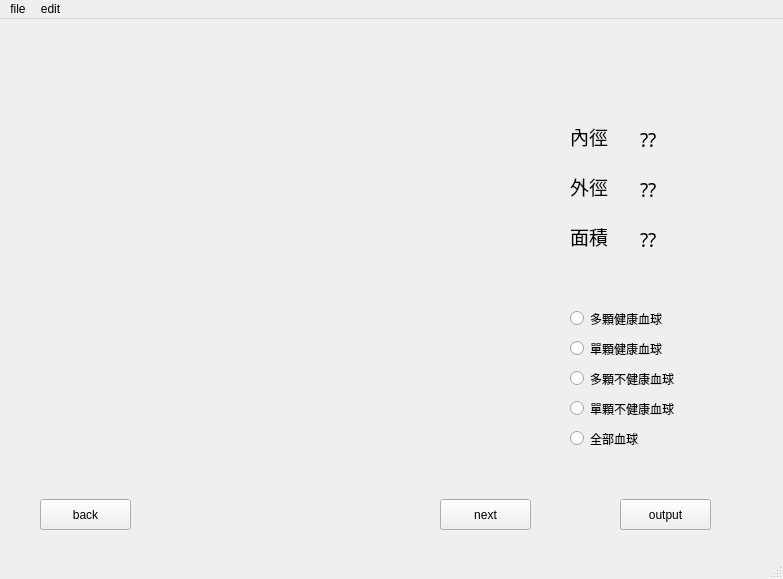
<?xml version="1.0" encoding="UTF-8"?>
<ui version="4.0">
 <class>MainWindow</class>
 <widget class="QMainWindow" name="MainWindow">
  <property name="geometry">
   <rect>
    <x>0</x>
    <y>0</y>
    <width>783</width>
    <height>579</height>
   </rect>
  </property>
  <property name="windowTitle">
   <string>MainWindow</string>
  </property>
  <widget class="QWidget" name="centralwidget">
   <widget class="QPushButton" name="output">
    <property name="geometry">
     <rect>
      <x>620</x>
      <y>480</y>
      <width>91</width>
      <height>31</height>
     </rect>
    </property>
    <property name="text">
     <string>output</string>
    </property>
   </widget>
   <widget class="QPushButton" name="next">
    <property name="geometry">
     <rect>
      <x>440</x>
      <y>480</y>
      <width>91</width>
      <height>31</height>
     </rect>
    </property>
    <property name="styleSheet">
     <string notr="true"/>
    </property>
    <property name="text">
     <string>next</string>
    </property>
   </widget>
   <widget class="QPushButton" name="back">
    <property name="geometry">
     <rect>
      <x>40</x>
      <y>480</y>
      <width>91</width>
      <height>31</height>
     </rect>
    </property>
    <property name="text">
     <string>back</string>
    </property>
   </widget>
   <widget class="QLabel" name="in_rad">
    <property name="geometry">
     <rect>
      <x>570</x>
      <y>97</y>
      <width>51</width>
      <height>41</height>
     </rect>
    </property>
    <property name="font">
     <font>
      <family>Agency FB</family>
      <pointsize>14</pointsize>
     </font>
    </property>
    <property name="text">
     <string>內徑</string>
    </property>
   </widget>
   <widget class="QLabel" name="out_rad">
    <property name="geometry">
     <rect>
      <x>570</x>
      <y>147</y>
      <width>51</width>
      <height>41</height>
     </rect>
    </property>
    <property name="font">
     <font>
      <family>Agency FB</family>
      <pointsize>14</pointsize>
     </font>
    </property>
    <property name="text">
     <string>外徑</string>
    </property>
   </widget>
   <widget class="QLabel" name="area">
    <property name="geometry">
     <rect>
      <x>570</x>
      <y>197</y>
      <width>51</width>
      <height>41</height>
     </rect>
    </property>
    <property name="font">
     <font>
      <family>Agency FB</family>
      <pointsize>14</pointsize>
     </font>
    </property>
    <property name="text">
     <string>面積</string>
    </property>
   </widget>
   <widget class="QLabel" name="out_rad_val">
    <property name="geometry">
     <rect>
      <x>640</x>
      <y>150</y>
      <width>51</width>
      <height>41</height>
     </rect>
    </property>
    <property name="font">
     <font>
      <family>Agency FB</family>
      <pointsize>14</pointsize>
     </font>
    </property>
    <property name="text">
     <string>??</string>
    </property>
   </widget>
   <widget class="QLabel" name="area_val">
    <property name="geometry">
     <rect>
      <x>640</x>
      <y>200</y>
      <width>51</width>
      <height>41</height>
     </rect>
    </property>
    <property name="font">
     <font>
      <family>Agency FB</family>
      <pointsize>14</pointsize>
     </font>
    </property>
    <property name="text">
     <string>??</string>
    </property>
   </widget>
   <widget class="QLabel" name="in_rad_val">
    <property name="geometry">
     <rect>
      <x>640</x>
      <y>100</y>
      <width>51</width>
      <height>41</height>
     </rect>
    </property>
    <property name="font">
     <font>
      <family>Agency FB</family>
      <pointsize>14</pointsize>
     </font>
    </property>
    <property name="text">
     <string>??</string>
    </property>
   </widget>
   <widget class="QRadioButton" name="radioButton">
    <property name="geometry">
     <rect>
      <x>570</x>
      <y>290</y>
      <width>121</width>
      <height>19</height>
     </rect>
    </property>
    <property name="text">
     <string>多顆健康血球</string>
    </property>
   </widget>
   <widget class="QRadioButton" name="radioButton_2">
    <property name="geometry">
     <rect>
      <x>570</x>
      <y>320</y>
      <width>121</width>
      <height>19</height>
     </rect>
    </property>
    <property name="text">
     <string>單顆健康血球</string>
    </property>
   </widget>
   <widget class="QRadioButton" name="radioButton_3">
    <property name="geometry">
     <rect>
      <x>570</x>
      <y>380</y>
      <width>151</width>
      <height>19</height>
     </rect>
    </property>
    <property name="text">
     <string>單顆不健康血球</string>
    </property>
   </widget>
   <widget class="QRadioButton" name="radioButton_4">
    <property name="geometry">
     <rect>
      <x>570</x>
      <y>350</y>
      <width>131</width>
      <height>19</height>
     </rect>
    </property>
    <property name="text">
     <string>多顆不健康血球</string>
    </property>
   </widget>
   <widget class="QRadioButton" name="radioButton_5">
    <property name="geometry">
     <rect>
      <x>570</x>
      <y>410</y>
      <width>98</width>
      <height>19</height>
     </rect>
    </property>
    <property name="text">
     <string>全部血球</string>
    </property>
   </widget>
   <widget class="QLabel" name="photo">
    <property name="geometry">
     <rect>
      <x>40</x>
      <y>80</y>
      <width>491</width>
      <height>361</height>
     </rect>
    </property>
    <property name="text">
     <string/>
    </property>
    <property name="pixmap">
     <pixmap>../../../data/project_image(CS)/Height 091203.bmp</pixmap>
    </property>
   </widget>
  </widget>
  <widget class="QMenuBar" name="menubar">
   <property name="geometry">
    <rect>
     <x>0</x>
     <y>0</y>
     <width>783</width>
     <height>25</height>
    </rect>
   </property>
   <widget class="QMenu" name="menufile">
    <property name="enabled">
     <bool>true</bool>
    </property>
    <property name="geometry">
     <rect>
      <x>2242</x>
      <y>256</y>
      <width>164</width>
      <height>126</height>
     </rect>
    </property>
    <property name="title">
     <string>file</string>
    </property>
    <addaction name="openfile"/>
    <addaction name="save"/>
    <addaction name="save_as"/>
   </widget>
   <widget class="QMenu" name="menuedit">
    <property name="title">
     <string>edit</string>
    </property>
    <addaction name="setting"/>
   </widget>
   <addaction name="menufile"/>
   <addaction name="menuedit"/>
  </widget>
  <widget class="QStatusBar" name="statusbar"/>
  <action name="openfile">
   <property name="text">
    <string>open file</string>
   </property>
  </action>
  <action name="save">
   <property name="text">
    <string>save</string>
   </property>
  </action>
  <action name="save_as">
   <property name="text">
    <string>save as</string>
   </property>
  </action>
  <action name="setting">
   <property name="text">
    <string>setting</string>
   </property>
  </action>
 </widget>
 <resources/>
 <connections/>
</ui>
